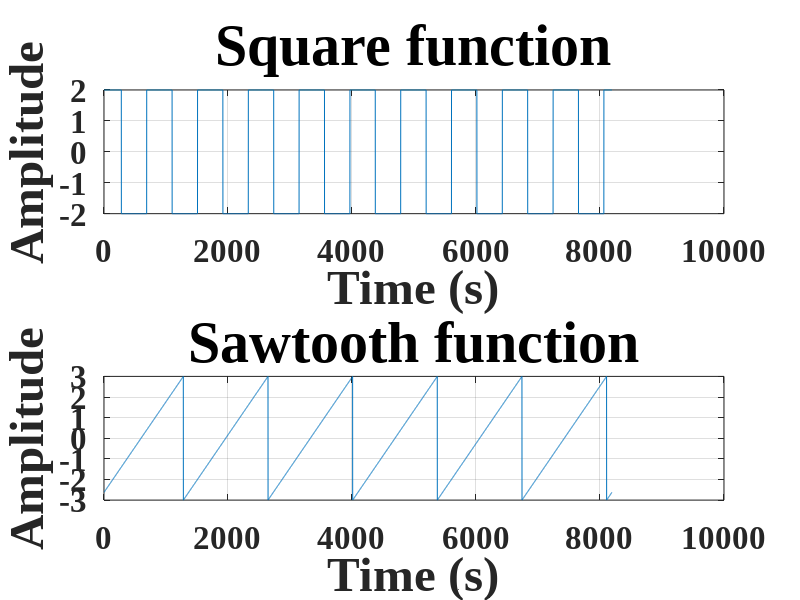
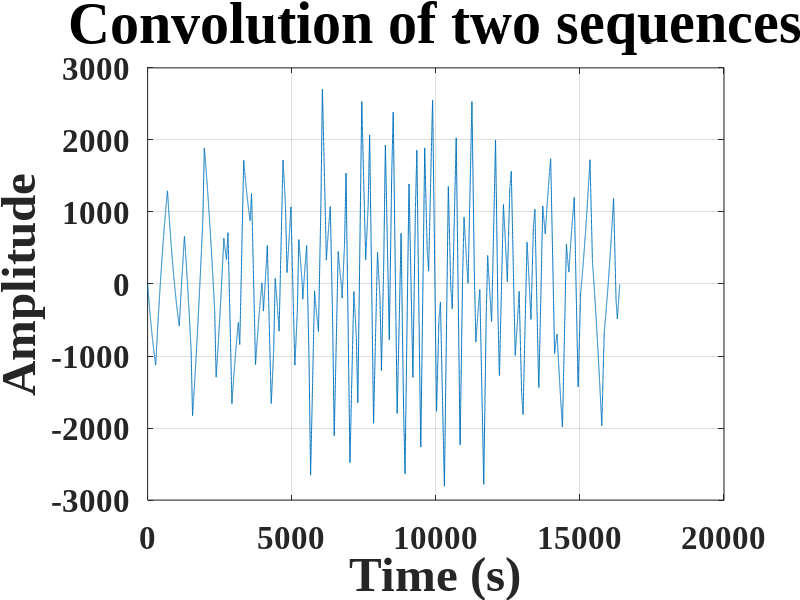
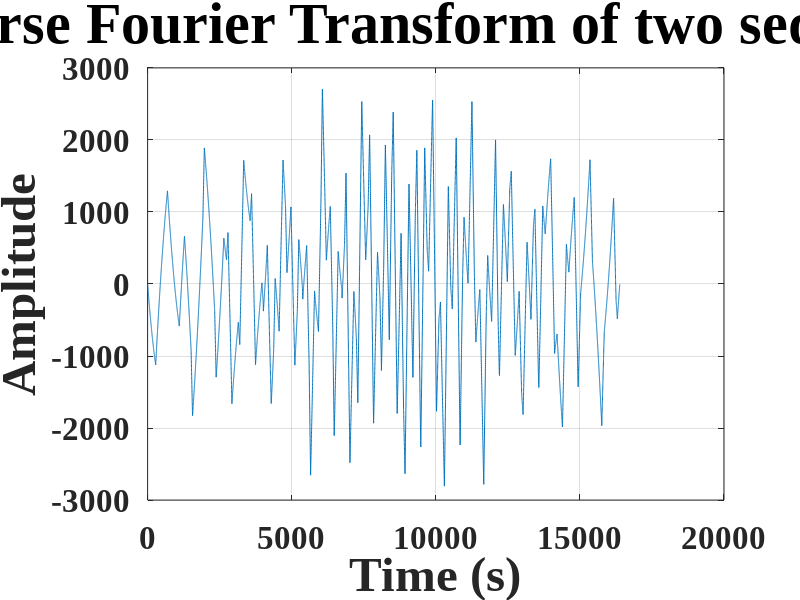

Recreate these plots in MATLAB, in order.
% Repeat task 1-4 for bigger signals

% 6.1

n = 0:1:8192;
l = 1:1:8192;
% n = 0:1:16384;
% l = 1:1:16384;


a = 2 * square(20 * pi * n / length(n) + 1);
b = 3 * sawtooth(12 * pi * l / length(l) + pi/8);

figure(1);
subplot(2,1,1);
plot(n, a);
% stem(n,a);
set(gca, 'FontName', 'Times New Roman', 'FontWeight', 'bold', 'FontSize', 24);
set(gca, 'XGrid', 'on');
set(gca, 'YGrid', 'on');
title('Square function', 'FontSize', 42);
xlabel('Time (s)', 'FontSize', 35);
ylabel('Amplitude', 'FontSize', 35);


subplot(2,1,2);
plot(l, b);
% stem(l,b);
set(gca, 'FontName', 'Times New Roman', 'FontWeight', 'bold', 'FontSize', 24);
set(gca, 'XGrid', 'on');
set(gca, 'YGrid', 'on');
title('Sawtooth function', 'FontSize', 42);
xlabel('Time (s)', 'FontSize', 35);
ylabel('Amplitude', 'FontSize', 35);



% 6.2
disp(">> Basic convolution");
tic;
c = conv(a, b);
%m = 32768;
m = 16384;
k = 1:1:m;
toc;

figure(2);
plot(k, c);
% stem(k, c);
set(gca, 'FontName', 'Times New Roman', 'FontWeight', 'bold', 'FontSize', 24);
set(gca, 'XGrid', 'on');
set(gca, 'YGrid', 'on');
title('Convolution of two sequences', 'FontSize', 42);
xlabel('Time (s)', 'FontSize', 35);
ylabel('Amplitude', 'FontSize', 35);


% 6.3
disp(">> FFT convolution");
tic;
AE = fft(a, m);
BE = fft(b, m);
p = AE.*BE;
y1 = ifft(p);
toc;

figure(3);
plot(k, y1);
% stem(k, y1);
set(gca, 'FontName', 'Times New Roman', 'FontWeight', 'bold', 'FontSize', 24);
set(gca, 'XGrid', 'on');
set(gca, 'YGrid', 'on');
title('Inverse Fourier Transform of two sequences', 'FontSize', 42);
xlabel('Time (s)', 'FontSize', 35);
ylabel('Amplitude', 'FontSize', 35);

